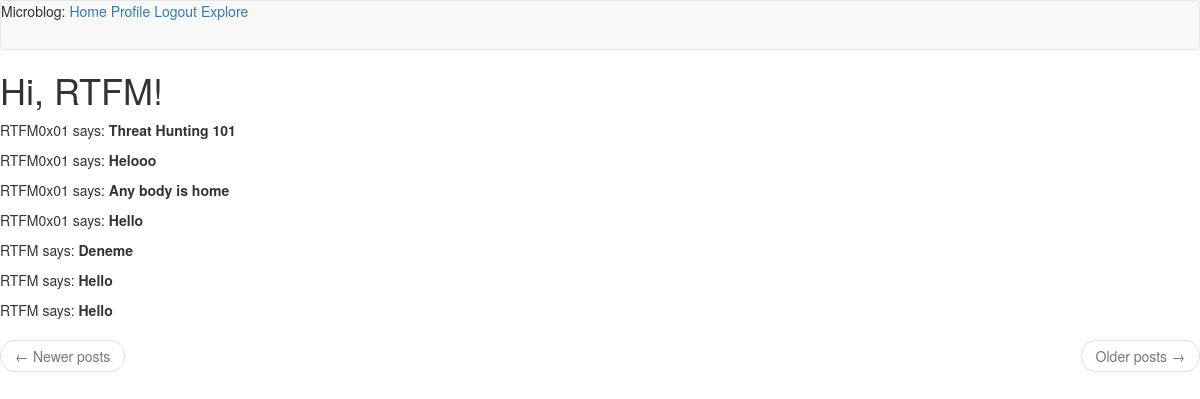
Screenshot of /explore (signed in) with the database file from the repository.
### app/models.py (models this page shows, shortened)
class User(UserMixin, db.Model):
    id = db.Column(db.Integer, primary_key=True)
    username = db.Column(db.String(64), index=True, unique=True)
    email = db.Column(db.String(120), index=True, unique=True)
    password_hash = db.Column(db.String(128))
    posts = db.relationship('Post', backref='author', lazy='dynamic')
    about_me = db.Column(db.String(140))
    last_seen = db.Column(db.DateTime, default=datetime.utcnow)
    followed = db.relationship(
        'User', secondary=followers,
        primaryjoin=(followers.c.follower_id == id),
        secondaryjoin=(followers.c.followed_id == id),
        backref=db.backref('followers', lazy='dynamic'), lazy='dynamic')

class Post(db.Model):
    id = db.Column(db.Integer, primary_key=True)
    body = db.Column(db.String(140))
    timestamp = db.Column(db.DateTime, index=True, default=datetime.utcnow)
    user_id = db.Column(db.Integer, db.ForeignKey('user.id'))

### app/routes.py (the view)
@app.route('/explore')
@login_required
def explore():
    page = request.args.get('page', 1, type=int)
    posts = Post.query.order_by(Post.timestamp.desc()).paginate(
        page, app.config['POSTS_PER_PAGE'], False)
    next_url = url_for('explore', page=posts.next_num) \
        if posts.has_next else None
    prev_url = url_for('explore', page=posts.prev_num) \
        if posts.has_prev else None
    return render_template("index.html", title='Explore', posts=posts.items,
                        next_url=next_url, prev_url=prev_url)

### app/models.py (called while the page is built)
@login.user_loader
def load_user(id):
    return User.query.get(int(id))

### app/routes.py (called while the page is built)
@app.before_request
def before_request():
    if current_user.is_authenticated:
        current_user.last_seen = datetime.utcnow()
        db.session.commit()

### app/templates/index.html (shortened to what this page needs)
{% extends "base.html" %}
{% block content %}
    <h1>Hi, {{ current_user.username }}!</h1>
    {% for post in posts %}
    <p>
    {{ post.author.username }} says: <b>{{ post.body }}</b>
    </p>
    {% endfor %}
    <nav aria-label="...">
        <ul class="pager">
            <li class="previous{% if not prev_url %} disabled{% endif %}">
                <a href="{{ prev_url or '#' }}">
                    <span aria-hidden="true">&larr;</span> Newer posts
                </a>
            </li>
            <li class="next{% if not next_url %} disabled{% endif %}">
                <a href="{{ next_url or '#' }}">
                    Older posts <span aria-hidden="true">&rarr;</span>
                </a>
            </li>
        </ul>
    </nav>
{% endblock %}

### rows the page displays
User: username "RTFM"
Post: author.username "RTFM0x01", body "Threat Hunting 101"
Post: author.username "RTFM0x01", body "Helooo"
Post: author.username "RTFM0x01", body "Any body is home"
Post: author.username "RTFM0x01", body "Hello"
Post: author.username "RTFM", body "Deneme"
Post: author.username "RTFM", body "Hello"
Post: author.username "RTFM", body "Hello"
